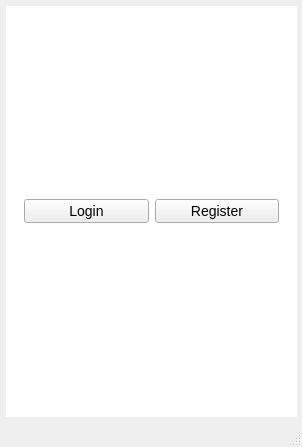
<?xml version="1.0" encoding="UTF-8"?>
<ui version="4.0">
 <class>MainWindow</class>
 <widget class="QMainWindow" name="MainWindow">
  <property name="geometry">
   <rect>
    <x>0</x>
    <y>0</y>
    <width>302</width>
    <height>447</height>
   </rect>
  </property>
  <property name="sizePolicy">
   <sizepolicy hsizetype="Fixed" vsizetype="Preferred">
    <horstretch>0</horstretch>
    <verstretch>0</verstretch>
   </sizepolicy>
  </property>
  <property name="windowTitle">
   <string>MainWindow</string>
  </property>
  <widget class="QWidget" name="centralwidget">
   <widget class="QStackedWidget" name="stackedWidget">
    <property name="geometry">
     <rect>
      <x>6</x>
      <y>6</y>
      <width>291</width>
      <height>411</height>
     </rect>
    </property>
    <property name="layoutDirection">
     <enum>Qt::LeftToRight</enum>
    </property>
    <property name="styleSheet">
     <string notr="true">QStackedWidget {
background-color: rgb(255, 255, 255)
}</string>
    </property>
    <property name="currentIndex">
     <number>0</number>
    </property>
    <widget class="QWidget" name="Welcome">
     <layout class="QGridLayout" name="gridLayout" rowstretch="0,0,0">
      <property name="verticalSpacing">
       <number>0</number>
      </property>
      <item row="0" column="0">
       <widget class="QLabel" name="image1">
        <property name="text">
         <string/>
        </property>
        <property name="pixmap">
         <pixmap>C:/Users/ADMIN/Pictures/Final_project/tải xuống.png</pixmap>
        </property>
        <property name="scaledContents">
         <bool>true</bool>
        </property>
        <property name="alignment">
         <set>Qt::AlignCenter</set>
        </property>
       </widget>
      </item>
      <item row="1" column="0">
       <widget class="QFrame" name="frame_3">
        <property name="styleSheet">
         <string notr="true">QFrame {
border: None
}</string>
        </property>
        <property name="frameShape">
         <enum>QFrame::StyledPanel</enum>
        </property>
        <property name="frameShadow">
         <enum>QFrame::Raised</enum>
        </property>
        <layout class="QHBoxLayout" name="horizontalLayout_3" stretch="0,0">
         <item>
          <widget class="QPushButton" name="btn_Login">
           <property name="styleSheet">
            <string notr="true">QPushButton {
font-size: 14px
}</string>
           </property>
           <property name="text">
            <string>Login</string>
           </property>
          </widget>
         </item>
         <item>
          <widget class="QPushButton" name="btn_Register">
           <property name="styleSheet">
            <string notr="true">QPushButton {
font-size: 14px
}</string>
           </property>
           <property name="text">
            <string>Register</string>
           </property>
          </widget>
         </item>
        </layout>
       </widget>
      </item>
      <item row="2" column="0">
       <widget class="QFrame" name="frame_4">
        <property name="styleSheet">
         <string notr="true">QFrame {
border: None
}</string>
        </property>
        <property name="frameShape">
         <enum>QFrame::StyledPanel</enum>
        </property>
        <property name="frameShadow">
         <enum>QFrame::Raised</enum>
        </property>
        <layout class="QHBoxLayout" name="horizontalLayout_4"/>
       </widget>
      </item>
     </layout>
    </widget>
    <widget class="QWidget" name="Login">
     <layout class="QVBoxLayout" name="verticalLayout" stretch="0,2,0,0,0,0,0,0,0,0,0">
      <property name="bottomMargin">
       <number>4</number>
      </property>
      <item>
       <widget class="QPushButton" name="btn_Back">
        <property name="styleSheet">
         <string notr="true">QPushButton {
background: transparent;
border: none;
color: #rgb(123, 123, 123);
font-size: 12px;
text-align: left;
}

</string>
        </property>
        <property name="text">
         <string>&lt; Back</string>
        </property>
       </widget>
      </item>
      <item>
       <widget class="QLabel" name="image2">
        <property name="text">
         <string/>
        </property>
        <property name="pixmap">
         <pixmap>C:/Users/ADMIN/Pictures/Final_project/tải xuống.png</pixmap>
        </property>
        <property name="scaledContents">
         <bool>true</bool>
        </property>
       </widget>
      </item>
      <item>
       <widget class="QLabel" name="label_1">
        <property name="styleSheet">
         <string notr="true">QLabel {
font-size: 20px;
font-weight: bold;
}</string>
        </property>
        <property name="text">
         <string>Hello</string>
        </property>
        <property name="alignment">
         <set>Qt::AlignCenter</set>
        </property>
       </widget>
      </item>
      <item>
       <widget class="QLabel" name="label_2">
        <property name="styleSheet">
         <string notr="true">QLabel {
font-size: 14px;
}</string>
        </property>
        <property name="text">
         <string>Sign into your Account</string>
        </property>
        <property name="alignment">
         <set>Qt::AlignCenter</set>
        </property>
       </widget>
      </item>
      <item>
       <widget class="QLabel" name="Email_Label">
        <property name="styleSheet">
         <string notr="true">QLabel {
font-size: 12px;
}</string>
        </property>
        <property name="text">
         <string>Email:</string>
        </property>
       </widget>
      </item>
      <item>
       <widget class="QLineEdit" name="Email_LineEdit">
        <property name="styleSheet">
         <string notr="true">QLineEdit {
font-size: 12px
}</string>
        </property>
       </widget>
      </item>
      <item>
       <widget class="QLabel" name="Password_Label">
        <property name="styleSheet">
         <string notr="true">QLabel {
font-size: 12px;
}</string>
        </property>
        <property name="text">
         <string>Password:</string>
        </property>
       </widget>
      </item>
      <item>
       <widget class="QLineEdit" name="Password_LineEdit">
        <property name="styleSheet">
         <string notr="true">QLineEdit {
font-size: 12px
}</string>
        </property>
        <property name="echoMode">
         <enum>QLineEdit::Password</enum>
        </property>
       </widget>
      </item>
      <item>
       <widget class="QPushButton" name="btn_ForgotPass">
        <property name="styleSheet">
         <string notr="true">QPushButton {
background: transparent;
border: none;
color: #rgb(123, 123, 123);
font-size: 12px;
text-align: right;
}

</string>
        </property>
        <property name="text">
         <string>Forgot your password?</string>
        </property>
       </widget>
      </item>
      <item>
       <widget class="QFrame" name="frame_6">
        <property name="styleSheet">
         <string notr="true">QFrame {
border:None
}</string>
        </property>
        <property name="frameShape">
         <enum>QFrame::StyledPanel</enum>
        </property>
        <property name="frameShadow">
         <enum>QFrame::Raised</enum>
        </property>
        <layout class="QHBoxLayout" name="horizontalLayout_6" stretch="4,4,4">
         <item>
          <spacer name="horizontalSpacer_3">
           <property name="orientation">
            <enum>Qt::Horizontal</enum>
           </property>
           <property name="sizeHint" stdset="0">
            <size>
             <width>66</width>
             <height>20</height>
            </size>
           </property>
          </spacer>
         </item>
         <item>
          <widget class="QPushButton" name="btn_Login_2">
           <property name="styleSheet">
            <string notr="true">QPushButton {
font-size: 14px;
}</string>
           </property>
           <property name="text">
            <string>Login</string>
           </property>
          </widget>
         </item>
         <item>
          <spacer name="horizontalSpacer_4">
           <property name="orientation">
            <enum>Qt::Horizontal</enum>
           </property>
           <property name="sizeHint" stdset="0">
            <size>
             <width>83</width>
             <height>20</height>
            </size>
           </property>
          </spacer>
         </item>
        </layout>
       </widget>
      </item>
      <item>
       <widget class="QFrame" name="frame">
        <property name="styleSheet">
         <string notr="true">QFrame {
border:None
}</string>
        </property>
        <property name="frameShape">
         <enum>QFrame::StyledPanel</enum>
        </property>
        <property name="frameShadow">
         <enum>QFrame::Raised</enum>
        </property>
        <layout class="QHBoxLayout" name="horizontalLayout" stretch="6,4">
         <property name="spacing">
          <number>4</number>
         </property>
         <property name="leftMargin">
          <number>0</number>
         </property>
         <property name="rightMargin">
          <number>0</number>
         </property>
         <item>
          <widget class="QLabel" name="label_3">
           <property name="styleSheet">
            <string notr="true">QLabel {
font-size: 12px;
}</string>
           </property>
           <property name="text">
            <string>Don't have an account ?</string>
           </property>
           <property name="alignment">
            <set>Qt::AlignRight|Qt::AlignTrailing|Qt::AlignVCenter</set>
           </property>
          </widget>
         </item>
         <item>
          <widget class="QPushButton" name="btn_Register_2">
           <property name="styleSheet">
            <string notr="true">QPushButton {
	text-decoration: underline;
	font: 8pt &quot;MS Shell Dlg 2&quot;;
background: transparent;
border: none;
color: #rgb(123, 123, 123);
font-size: 12px;
text-align: left
}

</string>
           </property>
           <property name="text">
            <string>Register now</string>
           </property>
           <property name="autoExclusive">
            <bool>false</bool>
           </property>
          </widget>
         </item>
        </layout>
       </widget>
      </item>
     </layout>
    </widget>
    <widget class="QWidget" name="Register">
     <layout class="QVBoxLayout" name="verticalLayout_2" stretch="0,1,0,0,0,0,0,0,0,0,0,0">
      <property name="spacing">
       <number>4</number>
      </property>
      <property name="topMargin">
       <number>8</number>
      </property>
      <property name="bottomMargin">
       <number>4</number>
      </property>
      <item>
       <widget class="QPushButton" name="btn_Back_2">
        <property name="styleSheet">
         <string notr="true">QPushButton {
background: transparent;
border: none;
color: #rgb(123, 123, 123);
font-size: 12px;
text-align: left;
}

</string>
        </property>
        <property name="text">
         <string>&lt; Back</string>
        </property>
       </widget>
      </item>
      <item>
       <widget class="QLabel" name="image3">
        <property name="text">
         <string/>
        </property>
        <property name="pixmap">
         <pixmap>C:/Users/ADMIN/Pictures/Final_project/tải xuống.png</pixmap>
        </property>
        <property name="scaledContents">
         <bool>true</bool>
        </property>
       </widget>
      </item>
      <item>
       <widget class="QLabel" name="label_7">
        <property name="styleSheet">
         <string notr="true">QLabel {
font-size: 20px;
font-weight: bold;
}</string>
        </property>
        <property name="text">
         <string>Hello</string>
        </property>
        <property name="alignment">
         <set>Qt::AlignCenter</set>
        </property>
       </widget>
      </item>
      <item>
       <widget class="QLabel" name="label_4">
        <property name="styleSheet">
         <string notr="true">QLabel {
font-size: 14px;
}</string>
        </property>
        <property name="text">
         <string>Create New Account</string>
        </property>
        <property name="alignment">
         <set>Qt::AlignCenter</set>
        </property>
       </widget>
      </item>
      <item>
       <widget class="QLabel" name="UserName_Label">
        <property name="styleSheet">
         <string notr="true">QLabel {
font-size: 12px;
}</string>
        </property>
        <property name="text">
         <string>User Name:</string>
        </property>
       </widget>
      </item>
      <item>
       <widget class="QLineEdit" name="UserName_LineEdit">
        <property name="styleSheet">
         <string notr="true">QLineEdit {
font-size: 12px
}</string>
        </property>
       </widget>
      </item>
      <item>
       <widget class="QLabel" name="Email_Label_2">
        <property name="styleSheet">
         <string notr="true">QLabel {
font-size: 12px;
}</string>
        </property>
        <property name="text">
         <string>Email:</string>
        </property>
       </widget>
      </item>
      <item>
       <widget class="QLineEdit" name="Email_LineEdit_2">
        <property name="styleSheet">
         <string notr="true">QLineEdit {
font-size: 12px
}</string>
        </property>
       </widget>
      </item>
      <item>
       <widget class="QLabel" name="Password_Label_2">
        <property name="styleSheet">
         <string notr="true">QLabel {
font-size: 12px;
}</string>
        </property>
        <property name="text">
         <string>Password:</string>
        </property>
       </widget>
      </item>
      <item>
       <widget class="QLineEdit" name="Password_LineEdit_2">
        <property name="styleSheet">
         <string notr="true">QLineEdit {
font-size: 12px
}</string>
        </property>
        <property name="echoMode">
         <enum>QLineEdit::Password</enum>
        </property>
       </widget>
      </item>
      <item>
       <widget class="QFrame" name="frame_5">
        <property name="styleSheet">
         <string notr="true">QFrame {
border:None
}</string>
        </property>
        <property name="frameShape">
         <enum>QFrame::StyledPanel</enum>
        </property>
        <property name="frameShadow">
         <enum>QFrame::Raised</enum>
        </property>
        <layout class="QHBoxLayout" name="horizontalLayout_5" stretch="1,8,1">
         <item>
          <spacer name="horizontalSpacer">
           <property name="orientation">
            <enum>Qt::Horizontal</enum>
           </property>
           <property name="sizeHint" stdset="0">
            <size>
             <width>77</width>
             <height>20</height>
            </size>
           </property>
          </spacer>
         </item>
         <item>
          <widget class="QPushButton" name="btn_Register_4">
           <property name="maximumSize">
            <size>
             <width>100</width>
             <height>16777215</height>
            </size>
           </property>
           <property name="styleSheet">
            <string notr="true">QPushButton {
font-size: 14px;
}</string>
           </property>
           <property name="text">
            <string>Register</string>
           </property>
          </widget>
         </item>
         <item>
          <spacer name="horizontalSpacer_2">
           <property name="orientation">
            <enum>Qt::Horizontal</enum>
           </property>
           <property name="sizeHint" stdset="0">
            <size>
             <width>76</width>
             <height>20</height>
            </size>
           </property>
          </spacer>
         </item>
        </layout>
       </widget>
      </item>
      <item>
       <widget class="QFrame" name="frame_2">
        <property name="styleSheet">
         <string notr="true">QFrame {
border:None
}</string>
        </property>
        <property name="frameShape">
         <enum>QFrame::StyledPanel</enum>
        </property>
        <property name="frameShadow">
         <enum>QFrame::Raised</enum>
        </property>
        <layout class="QHBoxLayout" name="horizontalLayout_2" stretch="7,3">
         <property name="leftMargin">
          <number>0</number>
         </property>
         <property name="rightMargin">
          <number>0</number>
         </property>
         <item>
          <widget class="QLabel" name="label_5">
           <property name="styleSheet">
            <string notr="true">QLabel {
font-size: 12px;
}</string>
           </property>
           <property name="text">
            <string>Already have an account ?</string>
           </property>
           <property name="alignment">
            <set>Qt::AlignRight|Qt::AlignTrailing|Qt::AlignVCenter</set>
           </property>
          </widget>
         </item>
         <item>
          <widget class="QPushButton" name="btn_Login_3">
           <property name="styleSheet">
            <string notr="true">QPushButton {
	text-decoration: underline;
	font: 8pt &quot;MS Shell Dlg 2&quot;;
background: transparent;
border: none;
color: #rgb(123, 123, 123);
font-size: 12px;
text-align: left
}

</string>
           </property>
           <property name="text">
            <string>Login</string>
           </property>
          </widget>
         </item>
        </layout>
       </widget>
      </item>
     </layout>
    </widget>
    <widget class="QWidget" name="Reset_Password">
     <layout class="QVBoxLayout" name="verticalLayout_3" stretch="0,3,1,1,1,1,1,1">
      <item>
       <widget class="QPushButton" name="btn_Back_3">
        <property name="styleSheet">
         <string notr="true">QPushButton {
background: transparent;
border: none;
color: #rgb(123, 123, 123);
font-size: 12px;
text-align: left;
}

</string>
        </property>
        <property name="text">
         <string>&lt; Back</string>
        </property>
       </widget>
      </item>
      <item>
       <widget class="QLabel" name="image4">
        <property name="text">
         <string/>
        </property>
        <property name="pixmap">
         <pixmap>C:/Users/ADMIN/Pictures/Final_project/tải xuống.png</pixmap>
        </property>
        <property name="scaledContents">
         <bool>true</bool>
        </property>
       </widget>
      </item>
      <item>
       <widget class="QLabel" name="label_6">
        <property name="styleSheet">
         <string notr="true">QLabel {
font-size: 16px;
font-weight: bold;
}</string>
        </property>
        <property name="text">
         <string>Reset Password</string>
        </property>
        <property name="alignment">
         <set>Qt::AlignCenter</set>
        </property>
       </widget>
      </item>
      <item>
       <widget class="QLabel" name="NewPassword_Label">
        <property name="styleSheet">
         <string notr="true">QLabel {
font-size: 12px;
}</string>
        </property>
        <property name="text">
         <string>New Password:</string>
        </property>
       </widget>
      </item>
      <item>
       <widget class="QLineEdit" name="NewPassword_LineEdit">
        <property name="styleSheet">
         <string notr="true">QLineEdit {
font-size: 12px
}</string>
        </property>
       </widget>
      </item>
      <item>
       <widget class="QLabel" name="RePassword_Label">
        <property name="styleSheet">
         <string notr="true">QLabel {
font-size: 12px;
}</string>
        </property>
        <property name="text">
         <string>Re - enter New Password:</string>
        </property>
       </widget>
      </item>
      <item>
       <widget class="QLineEdit" name="RePassword_LineEdit">
        <property name="styleSheet">
         <string notr="true">QLineEdit {
font-size: 12px
}</string>
        </property>
        <property name="echoMode">
         <enum>QLineEdit::Normal</enum>
        </property>
       </widget>
      </item>
      <item>
       <widget class="QFrame" name="frame_7">
        <property name="styleSheet">
         <string notr="true">QFrame {
border:None
}</string>
        </property>
        <property name="frameShape">
         <enum>QFrame::StyledPanel</enum>
        </property>
        <property name="frameShadow">
         <enum>QFrame::Raised</enum>
        </property>
        <layout class="QHBoxLayout" name="horizontalLayout_7" stretch="4,4,4">
         <item>
          <spacer name="horizontalSpacer_5">
           <property name="orientation">
            <enum>Qt::Horizontal</enum>
           </property>
           <property name="sizeHint" stdset="0">
            <size>
             <width>83</width>
             <height>20</height>
            </size>
           </property>
          </spacer>
         </item>
         <item>
          <widget class="QPushButton" name="Finish_btn">
           <property name="styleSheet">
            <string notr="true">QPushButton {
font-size: 14px;
}</string>
           </property>
           <property name="text">
            <string>Finish</string>
           </property>
          </widget>
         </item>
         <item>
          <spacer name="horizontalSpacer_6">
           <property name="orientation">
            <enum>Qt::Horizontal</enum>
           </property>
           <property name="sizeHint" stdset="0">
            <size>
             <width>83</width>
             <height>20</height>
            </size>
           </property>
          </spacer>
         </item>
        </layout>
       </widget>
      </item>
     </layout>
    </widget>
   </widget>
  </widget>
  <widget class="QMenuBar" name="menubar">
   <property name="geometry">
    <rect>
     <x>0</x>
     <y>0</y>
     <width>302</width>
     <height>18</height>
    </rect>
   </property>
  </widget>
  <widget class="QStatusBar" name="statusbar"/>
 </widget>
 <resources/>
 <connections/>
</ui>
